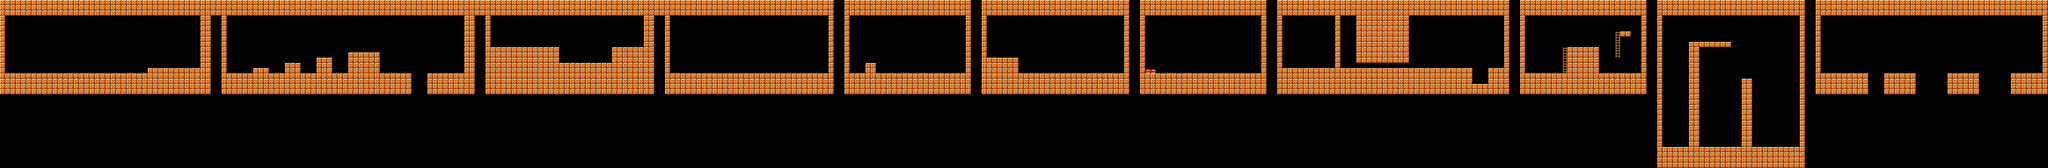

This game map was drawn from its Tiled (.tmx) file and the tilesets committed beside it. A one-line description and the trimmed map source follow:
An orthogonal 388x32 tile map with 32x32 px tiles, 1 tile layer (tiles) and 109 objects (8x AbstractBlock, 4x SniperJoe, 4x Death, 2x LadderTop, 2x PicketJoe, ...).

<map version="1.10" tiledversion="1.12.2" orientation="orthogonal" renderorder="right-down" width="388" height="32" tilewidth="32" tileheight="32" infinite="0" nextlayerid="10" nextobjectid="110">
 <tileset firstgid="1" source="../tsx/Tileset1.tsx" />
 <layer id="9" name="tiles" width="388" height="32">
  <data>[12416 cells, 3263 non-empty, 3 distinct tile ids]</data>
 </layer>
 <objectgroup id="1" name="game_rooms">
  <object id="1" name="walk" x="0" y="64" width="1280" height="448" />
  <object id="2" name="jump" x="1344" y="64" width="1536" height="448" />
  <object id="3" name="water" x="2944" y="64" width="1024" height="448" />
  <object id="4" name="transition" x="4032" y="64" width="512" height="448" />
  <object id="5" name="transition_next" x="4544" y="64" width="512" height="448" />
  <object id="34" name="buster" x="5120" y="64" width="768" height="448" />
  <object id="43" name="sabre" x="5952" y="64" width="896" height="448" />
  <object id="53" name="shield" x="6912" y="64" width="768" height="448" />
  <object id="63" name="slide" x="7744" y="64" width="1408" height="448" />
  <object id="72" name="ladder" x="9216" y="64" width="768" height="448" />
  <object id="89" name="wall" x="10048" y="64" width="896" height="896" />
  <object id="97" name="airdash" x="11008" y="64" width="1408" height="448" />
 </objectgroup>
 <objectgroup id="2" name="blocks">
  <object id="6" x="0" y="448" width="1280" height="128" />
  <object id="7" x="0" y="96" width="32" height="352" />
  <object id="8" x="896" y="416" width="320" height="32" />
  <object id="9" x="1216" y="96" width="64" height="352" />
  <object id="10" x="1344" y="448" width="1152" height="128" />
  <object id="11" x="1344" y="96" width="32" height="352" />
  <object id="12" x="1536" y="416" width="96" height="32" />
  <object id="13" x="1728" y="384" width="96" height="64" />
  <object id="14" x="1920" y="352" width="96" height="96" />
  <object id="15" x="2112" y="320" width="192" height="128" />
  <object id="16" x="2592" y="448" width="288" height="128" />
  <object id="17" x="2816" y="96" width="64" height="352" />
  <object id="18" x="2944" y="288" width="448" height="288" />
  <object id="19" x="2944" y="96" width="32" height="192" />
  <object id="20" x="3392" y="384" width="320" height="192" />
  <object id="21" x="3712" y="288" width="256" height="288" />
  <object id="22" x="3904" y="96" width="64" height="192" />
  <object id="23" x="4032" y="448" width="1024" height="128" />
  <object id="24" x="4032" y="96" width="32" height="352" />
  <object id="25" x="5024" y="96" width="32" height="352" />
  <object id="33" name="AbstractBlock" x="0" y="0" width="5056" height="96">
   <properties>
    <property name="cull_out_of_bounds" type="bool" value="false" />
    <property name="spawn_type" value="spawn_now" />
   </properties>
  </object>
  <object id="35" x="5120" y="448" width="768" height="128" />
  <object id="36" x="5120" y="96" width="32" height="352" />
  <object id="37" x="5856" y="96" width="32" height="352" />
  <object id="38" x="5248" y="384" width="64" height="64" />
  <object id="42" name="AbstractBlock" x="5120" y="0" width="768" height="96">
   <properties>
    <property name="cull_out_of_bounds" type="bool" value="false" />
    <property name="spawn_type" value="spawn_now" />
   </properties>
  </object>
  <object id="44" x="5952" y="448" width="896" height="128" />
  <object id="45" x="5952" y="96" width="32" height="256" />
  <object id="46" x="5952" y="352" width="224" height="96" />
  <object id="47" x="6816" y="96" width="32" height="352" />
  <object id="48" name="AbstractBlock" x="5952" y="0" width="896" height="96">
   <properties>
    <property name="cull_out_of_bounds" type="bool" value="false" />
    <property name="spawn_type" value="spawn_now" />
   </properties>
  </object>
  <object id="54" x="6912" y="448" width="768" height="128" />
  <object id="55" x="6912" y="96" width="32" height="352" />
  <object id="56" x="7648" y="96" width="32" height="352" />
  <object id="60" name="AbstractBlock" x="6912" y="0" width="768" height="96">
   <properties>
    <property name="cull_out_of_bounds" type="bool" value="false" />
    <property name="spawn_type" value="spawn_now" />
   </properties>
  </object>
  <object id="61" x="6944" y="424" width="64" height="24" />
  <object id="64" x="7744" y="416" width="928" height="160" />
  <object id="65" x="8864" y="416" width="64" height="160" />
  <object id="66" x="8928" y="512" width="96" height="64" />
  <object id="67" x="9024" y="416" width="128" height="160" />
  <object id="68" x="7744" y="96" width="32" height="320" />
  <object id="69" x="9120" y="96" width="32" height="320" />
  <object id="70" x="8224" y="96" width="320" height="288" />
  <object id="73" x="9216" y="448" width="768" height="128" />
  <object id="74" x="9216" y="96" width="32" height="352" />
  <object id="75" x="9952" y="96" width="32" height="352" />
  <object id="76" x="9504" y="288" width="192" height="160" />
  <object id="77" x="9824" y="192" width="64" height="32" />
  <object id="79" name="LadderTop" x="9472" y="288" width="32" height="8" />
  <object id="81" name="LadderTop" x="9792" y="192" width="32" height="8" />
  <object id="83" name="AbstractBlock" x="7744" y="0" width="1408" height="96">
   <properties>
    <property name="cull_out_of_bounds" type="bool" value="false" />
    <property name="spawn_type" value="spawn_now" />
   </properties>
  </object>
  <object id="84" name="GroundSlideBlocker" x="8096" y="96" width="32" height="320" />
  <object id="85" name="IceBlock" x="8672" y="416" width="192" height="160" />
  <object id="86" name="AbstractBlock" x="9216" y="0" width="768" height="96">
   <properties>
    <property name="cull_out_of_bounds" type="bool" value="false" />
    <property name="spawn_type" value="spawn_now" />
   </properties>
  </object>
  <object id="90" x="10048" y="896" width="896" height="128" />
  <object id="91" x="10048" y="96" width="32" height="800" />
  <object id="92" x="10912" y="96" width="32" height="800" />
  <object id="93" x="10240" y="256" width="64" height="640" />
  <object id="94" x="10304" y="256" width="192" height="32" />
  <object id="95" x="10560" y="480" width="64" height="416" />
  <object id="98" x="11008" y="96" width="32" height="352" />
  <object id="99" x="12384" y="96" width="32" height="352" />
  <object id="100" x="11008" y="448" width="320" height="128" />
  <object id="101" x="11424" y="448" width="192" height="128" />
  <object id="102" x="11808" y="448" width="192" height="128" />
  <object id="103" x="12192" y="448" width="224" height="128" />
  <object id="108" name="AbstractBlock" x="10048" y="0" width="896" height="96">
   <properties>
    <property name="cull_out_of_bounds" type="bool" value="false" />
    <property name="spawn_type" value="spawn_now" />
   </properties>
  </object>
  <object id="109" name="AbstractBlock" x="11008" y="0" width="1408" height="96">
   <properties>
    <property name="cull_out_of_bounds" type="bool" value="false" />
    <property name="spawn_type" value="spawn_now" />
   </properties>
  </object>
 </objectgroup>
 <objectgroup id="3" name="player">
  <object id="28" name="0" x="64" y="416" width="32" height="32" />
  <object id="29" name="1" x="1408" y="416" width="32" height="32" />
  <object id="30" name="2" x="3008" y="256" width="32" height="32" />
  <object id="31" name="3" x="4096" y="416" width="32" height="32" />
  <object id="32" name="4" x="4608" y="416" width="32" height="32" />
  </objectgroup>
 <objectgroup id="4" name="enemies">
  <!-- 8 objects omitted --></objectgroup>
 <objectgroup id="5" name="hazards" />
 <objectgroup id="6" name="TODO" />
 <objectgroup id="7" name="specials">
  <!-- 4 objects omitted --></objectgroup>
 <objectgroup id="8" name="sensors">
  <!-- 5 objects omitted --></objectgroup>
</map>
<!-- 24 of 109 objects omitted -->
